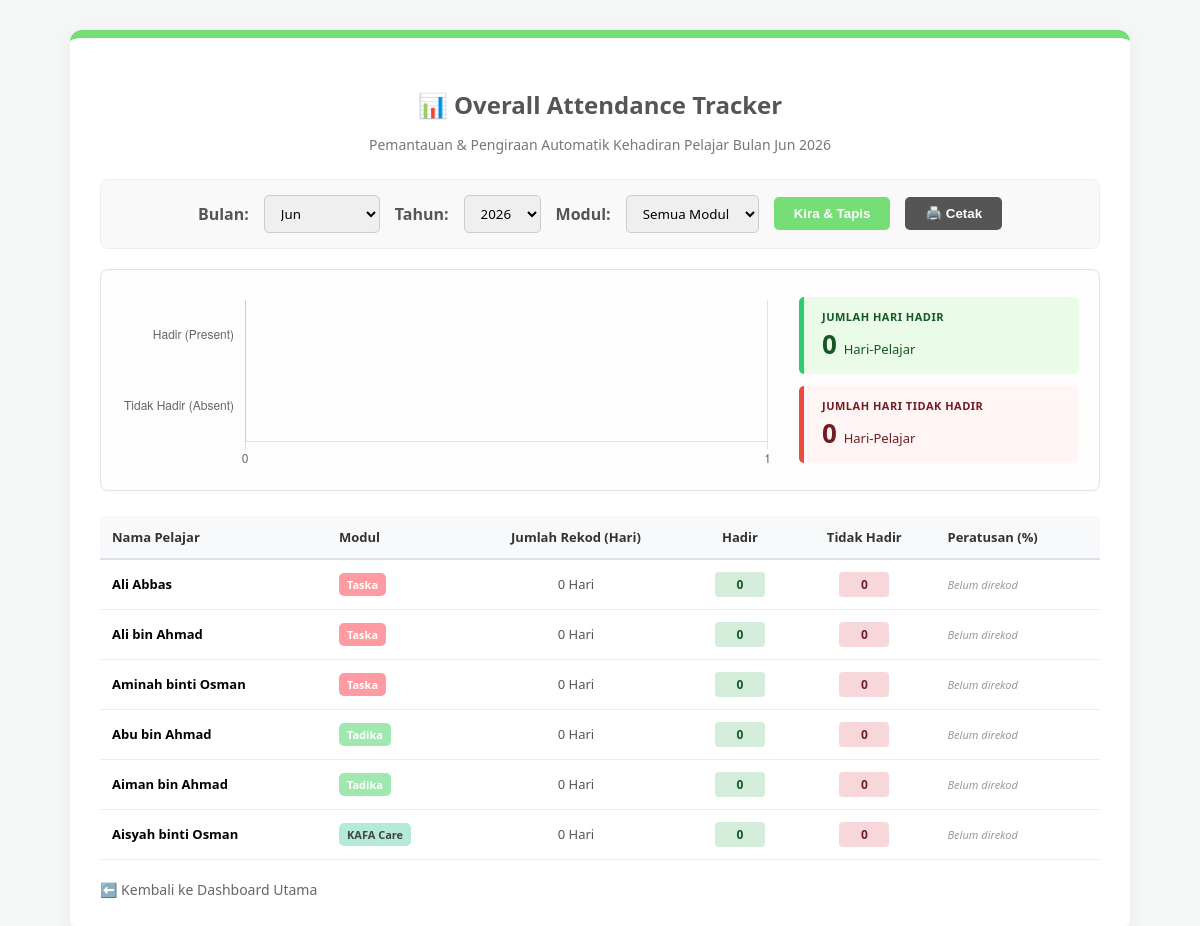
Page /senarai_kehadiran.php (signed in) on the committed database.
### tables this page shows
CREATE TABLE `students` (
  `id` INT(11) NOT NULL AUTO_INCREMENT,
  `parent_id` INT(11) NOT NULL,
  `full_name` VARCHAR(100) NOT NULL,
  `mykid_number` VARCHAR(20) NOT NULL,
  `module` ENUM('Taska','Tadika','KAFA Care') NOT NULL,
  `health_record` TEXT DEFAULT NULL,
  `allergies` TEXT DEFAULT NULL,
  `status` ENUM('Active','Graduated','Withdrawn') DEFAULT 'Active',
  `created_at` TIMESTAMP NOT NULL DEFAULT CURRENT_TIMESTAMP,
  PRIMARY KEY (`id`),
  KEY `parent_id` (`parent_id`),
  CONSTRAINT `students_ibfk_1` FOREIGN KEY (`parent_id`) REFERENCES `parents` (`id`) ON DELETE CASCADE
);

### senarai_kehadiran.php (the view, shortened to what this page needs)
<?php
require 'db.php';
$filter_month = isset($_GET['month']) ? str_pad($conn->real_escape_string($_GET['month']), 2, '0', STR_PAD_LEFT) : date('m');
$filter_year = isset($_GET['year']) ? (int)$_GET['year'] : (int)date('Y');
$filter_month_int = (int)$filter_month;
$filter_year_int = (int)$filter_year;
$sql = "SELECT
            s.id,
            s.full_name,
            s.module,
            COUNT(a.id) AS total_days,
            SUM(CASE WHEN a.status = 'Present' THEN 1 ELSE 0 END) AS total_present,
            SUM(CASE WHEN a.status = 'Absent' THEN 1 ELSE 0 END) AS total_absent
        FROM students s
        LEFT JOIN attendance a ON s.id = a.student_id
            AND MONTH(a.date) = $filter_month_int
            AND YEAR(a.date) = $filter_year_int
        WHERE s.status = 'Active'";
$sql .= " GROUP BY s.id ORDER BY s.module, s.full_name ASC";
$result = $conn->query($sql);
$bulan_melayu = [
    '01' => 'Januari', '02' => 'Februari', '03' => 'Mac', '04' => 'April',
    '05' => 'Mei', '06' => 'Jun', '07' => 'Julai', '08' => 'Ogos',
    '09' => 'September', '10' => 'Oktober', '11' => 'November', '12' => 'Disember'
];
$display_month = isset($bulan_melayu[$filter_month]) ? $bulan_melayu[$filter_month] : (isset($bulan_melayu[date('m')]) ? $bulan_melayu[date('m')] : 'Semasa');
$students = [];
$grand_total_present = 0;
$grand_total_absent = 0;
if ($result && $result->num_rows > 0) {
    while ($row = $result->fetch_assoc()) {
        $students[] = $row;
        $grand_total_present += (int)($row['total_present'] ?? 0);
        $grand_total_absent += (int)($row['total_absent'] ?? 0);
    }
}
?>
<!DOCTYPE html>
<html lang="ms">
<head>
</head>
<body>
    <div class="container">
        <h2>📊 Overall Attendance Tracker</h2>
        <p class="subtitle">Pemantauan & Pengiraan Automatik Kehadiran Pelajar Bulan <?php echo $display_month; ?> <?php echo $filter_year; ?></p>
        <form method="GET" action="senarai_kehadiran.php" class="filter-form">
            <label style="font-weight:bold; color:#555;">Bulan:</label>
            <select name="month">
                <?php foreach($bulan_melayu as $num => $name): ?>
                    <option value="<?php echo $num; ?>" <?php if($filter_month == $num) echo 'selected'; ?>><?php echo $name; ?></option>
                <?php endforeach; ?>
            </select>
            <label style="font-weight:bold; color:#555;">Tahun:</label>
            <select name="year">
                <?php for($y = 2024; $y <= date('Y')+1; $y++): ?>
                    <option value="<?php echo $y; ?>" <?php if($filter_year == $y) echo 'selected'; ?>><?php echo $y; ?></option>
                <?php endfor; ?>
            </select>
            <label style="font-weight:bold; color:#555;">Modul:</label>
            <select name="module">
                <option value="">Semua Modul</option>
            </select>
            <button type="submit" class="btn-filter">Kira & Tapis</button>
            <button type="button" onclick="window.print()" class="btn-filter" style="background: #555;">🖨️ Cetak</button>
        </form>
        <div class="no-print" style="background: #fdfdfd; border: 1px solid #e0e3e5; padding: 20px; border-radius: 8px; margin-bottom: 25px; display: flex; gap: 25px; align-items: center; flex-wrap: wrap; box-shadow: 0 2px 5px rgba(0,0,0,0.02);">
            <div style="flex: 1; min-width: 300px; height: 180px; position: relative;">
                <canvas id="attendanceSummaryChart"></canvas>
            </div>
            <div style="width: 280px; display: flex; flex-direction: column; gap: 12px; flex-shrink: 0;">
                <div style="background: #eafbe7; border-left: 5px solid #2ecc71; padding: 12px 18px; border-radius: 5px;">
                    <div style="font-size: 11px; color: #155724; font-weight: bold; text-transform: uppercase; letter-spacing: 0.5px;">Jumlah Hari Hadir</div>
                    <div style="font-size: 26px; font-weight: bold; color: #155724; margin-top: 2px;"><?php echo number_format($grand_total_present); ?> <span style="font-size: 13px; font-weight: normal;">Hari-Pelajar</span></div>
                </div>
                <div style="background: #fff5f5; border-left: 5px solid #e74c3c; padding: 12px 18px; border-radius: 5px;">
                    <div style="font-size: 11px; color: #721c24; font-weight: bold; text-transform: uppercase; letter-spacing: 0.5px;">Jumlah Hari Tidak Hadir</div>
                    <div style="font-size: 26px; font-weight: bold; color: #721c24; margin-top: 2px;"><?php echo number_format($grand_total_absent); ?> <span style="font-size: 13px; font-weight: normal;">Hari-Pelajar</span></div>
                </div>
            </div>
        </div>
        <table>
            <thead>
                <tr>
                    <th>Nama Pelajar</th>
                    <th>Modul</th>
                    <th style="text-align:center;">Jumlah Rekod (Hari)</th>
                    <th style="text-align:center;">Hadir</th>
                    <th style="text-align:center;">Tidak Hadir</th>
                    <th>Peratusan (%)</th>
                </tr>
            </thead>
            <tbody>
                <?php if (!empty($students)): ?>
                    <?php foreach ($students as $row):
                        $tagClass = 'tag-' . strtolower(str_replace(' ', '', $row['module'] ?? ''));
                        $total_days = $row['total_days'];
                        $total_present = $row['total_present'] ?? 0;
                        $total_absent = $row['total_absent'] ?? 0;
                        $percentage = 0;
                        $barColor = '#2ecc71';
                        if ($percentage < 80) $barColor = '#f1c40f';
                        if ($percentage < 60) $barColor = '#e74c3c';
                    ?>
                        <tr>
                            <td style="font-weight:600;"><?php echo htmlspecialchars($row['full_name']); ?></td>
                            <td><span class="tag <?php echo $tagClass; ?>"><?php echo htmlspecialchars($row['module']); ?></span></td>
                            <td style="text-align:center; color:#555;"><?php echo $total_days; ?> Hari</td>
                            <td style="text-align:center;">
                                <span class="stat-box stat-present"><?php echo $total_present; ?></span>
                            </td>
                            <td style="text-align:center;">
                                <span class="stat-box stat-absent"><?php echo $total_absent; ?></span>
                            </td>
                            <td>
                                <?php if($total_days > 0): ?>
                                    <div class="progress-container">
                                        <div class="progress-bar" style="width: <?php echo $percentage; ?>%; background-color: <?php echo $barColor; ?>;"></div>
                                    </div>
                                    <span class="perc-text" style="color: <?php echo $barColor; ?>;"><?php echo $percentage; ?>%</span>
                                <?php else: ?>
                                    <span style="color:#999; font-style:italic; font-size:11px;">Belum direkod</span>
                                <?php endif; ?>
                            </td>
                        </tr>
                    <?php endforeach; ?>
                <?php else: ?>
                    <tr><td colspan="6" style="text-align:center; padding:30px; color:#999;">Tiada rekod pelajar aktif ditemui.</td></tr>
                <?php endif; ?>
            </tbody>
        </table>
        <a href="home.php" class="btn-back">⬅️ Kembali ke Dashboard Utama</a>
    </div>
    <script>
    document.addEventListener('DOMContentLoaded', () => {
        const ctx = document.getElementById('attendanceSummaryChart').getContext('2d');
        new Chart(ctx, {
            type: 'bar',
            data: {
                labels: ['Hadir (Present)', 'Tidak Hadir (Absent)'],
                datasets: [{
                    data: [<?php echo $grand_total_present; ?>, <?php echo $grand_total_absent; ?>],
                    backgroundColor: ['rgba(46, 204, 113, 0.7)', 'rgba(231, 76, 60, 0.7)'],
                    borderColor: ['rgba(46, 204, 113, 1)', 'rgba(231, 76, 60, 1)'],
                    borderWidth: 1.5,
                    borderRadius: 5,
                    barThickness: 40
                }]
            },
            options: {
                indexAxis: 'y', // Horizontal bar chart
                responsive: true,
                maintainAspectRatio: false,
                plugins: {
                    legend: {
                        display: false
                    },
                    tooltip: {
                        callbacks: {
                            label: function(context) {
                                return context.raw + ' Rekod Hari-Pelajar';
                            }
                        }
                    }
                },
                scales: {
                    x: {
                        beginAtZero: true,
                        ticks: {
                            precision: 0
                        }
                    },
                    y: {
                        grid: {
                            display: false
                        }
                    }
                }
            }
        });
    });
    </script>
</body>
</html>

### senarai_kehadiran.php (style rules this page uses)
body { font-family: 'Segoe UI', sans-serif; background-color: #f4f7f6; padding: 30px; margin: 0; }
.container { background: white; padding: 30px; border-radius: 12px; box-shadow: 0 5px 20px rgba(0,0,0,0.05); width: 100%; max-width: 1000px; margin: 0 auto; border-top: 8px solid #77dd77; }
h2 { color: #555; margin-bottom: 5px; text-align: center; }
p.subtitle { text-align: center; color: #777; margin-bottom: 25px; font-size: 14px; }
.filter-form { background: #f9f9f9; padding: 15px; border-radius: 8px; border: 1px solid #eee; display: flex; gap: 15px; align-items: center; justify-content: center; margin-bottom: 20px; }
select { padding: 8px 12px; border-radius: 5px; border: 1px solid #ccc; font-family: inherit; }
.btn-filter { background: #77dd77; color: white; border: none; padding: 9px 20px; border-radius: 5px; font-weight: bold; cursor: pointer; }
table { width: 100%; border-collapse: collapse; font-size: 13px; }
th { background-color: #f8f9fa; padding: 12px; text-align: left; border-bottom: 2px solid #dee2e6; color: #333; }
td { padding: 12px; border-bottom: 1px solid #eee; vertical-align: middle; }
.tag { padding: 4px 8px; border-radius: 5px; font-size: 11px; color: white; font-weight: bold; }
.tag-taska { background: #ff9aa2; }
.tag-tadika { background: #a0e8af; }
.tag-kafa, .tag-kafacare { background: #b5ead7; color: #444; }
.stat-box { display: inline-block; padding: 4px 10px; border-radius: 4px; font-weight: bold; font-size: 12px; text-align: center; min-width: 30px; }
.stat-present { background: #d4edda; color: #155724; }
.stat-absent { background: #f8d7da; color: #721c24; }
.btn-back { display: inline-block; margin-top: 20px; text-decoration: none; color: #666; font-size: 14px; }

### rows in the picture
students: full_name "Ali Abbas", module "Taska", total_days "0", total_present "0", total_absent "0"
students: full_name "Ali bin Ahmad", module "Taska", total_days "0", total_present "0", total_absent "0"
students: full_name "Aminah binti Osman", module "Taska", total_days "0", total_present "0", total_absent "0"
students: full_name "Abu bin Ahmad", module "Tadika", total_days "0", total_present "0", total_absent "0"
students: full_name "Aiman bin Ahmad", module "Tadika", total_days "0", total_present "0", total_absent "0"
students: full_name "Aisyah binti Osman", module "KAFA Care", total_days "0", total_present "0", total_absent "0"

### other values in the picture
$display_month "Jun"
$filter_year "2026"
$grand_total_present "0"
$grand_total_absent "0"
form field month "Jun"
form field year "2026"
chart data {{ $grand_total_present }} 0
chart data {{ $grand_total_absent }} 0
